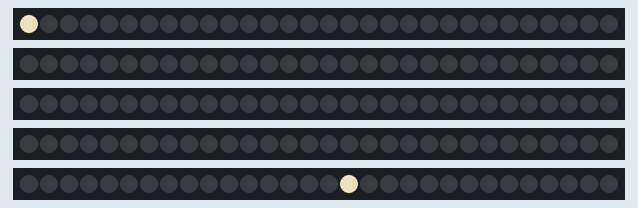
Recording of a sketch running on a simulated Arduino Nano, built with avr-gcc and run on an emulated ATmega328P. Parts: 5 × 30 RGB LEDs in strip order, left to right. Dim RGB values are drawn brighter than linear; what the sketch prints to the serial monitor is not drawn.

Above: at 0.04 s.
At 4.96 s:
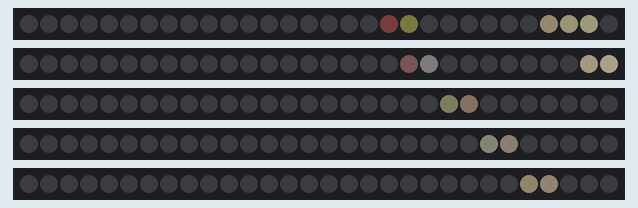
At 10.23 s:
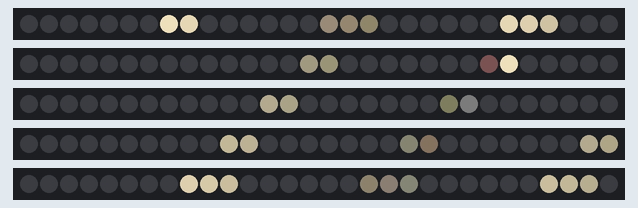
At 15.3 s:
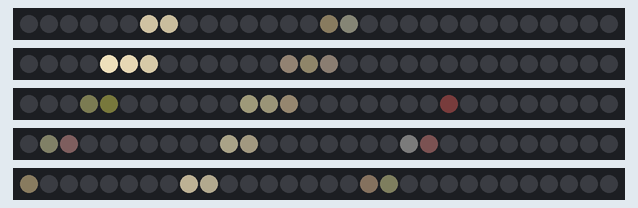
At 20.56 s:
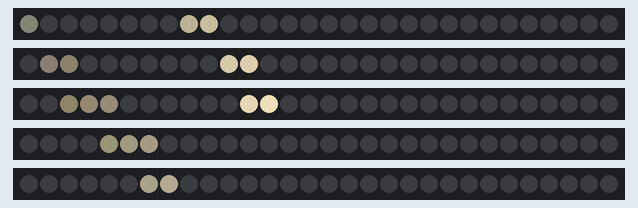
At 39.94 s:
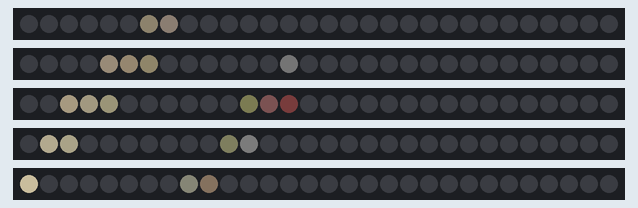

The sketch:

crawls.ino
```cpp
#include <Adafruit_NeoPixel.h>

// Define pins for each LED strip
#define STRIP1_PIN 6
#define STRIP2_PIN 7
#define STRIP3_PIN 8
#define STRIP4_PIN 9
#define STRIP5_PIN 10

// Define the number of NeoPixels per strip
#define NUM_PIXELS 30
#define NUM_STRIPS 5

// Create NeoPixel objects for each strip
Adafruit_NeoPixel strip1(NUM_PIXELS, STRIP1_PIN, NEO_GRB + NEO_KHZ800);
Adafruit_NeoPixel strip2(NUM_PIXELS, STRIP2_PIN, NEO_GRB + NEO_KHZ800);
Adafruit_NeoPixel strip3(NUM_PIXELS, STRIP3_PIN, NEO_GRB + NEO_KHZ800);
Adafruit_NeoPixel strip4(NUM_PIXELS, STRIP4_PIN, NEO_GRB + NEO_KHZ800);
Adafruit_NeoPixel strip5(NUM_PIXELS, STRIP5_PIN, NEO_GRB + NEO_KHZ800);

// Array of strip pointers for easier iteration
Adafruit_NeoPixel* strips[NUM_STRIPS] = {&strip1, &strip2, &strip3, &strip4, &strip5};

void setup() {
  Serial.begin(115200);
  Serial.println("5-Strip LED Animations");

  // Initialize all five strips
  for (int i = 0; i < NUM_STRIPS; i++) {
    strips[i]->begin();
    strips[i]->setBrightness(200);
    strips[i]->show();
  }
}

void loop() {
  // Switch between animations
  // Comment/uncomment to choose:

  // softWhiteCrawlAnimation(); delay(250);
  // helixAnimation(); delay(150);
  // sineWaveAnimation(); delay(200);
  // diagonalCrawlSimpleAnimation(); delay(50);
  diagonalCrawlAnimation(); delay(50);  // 5x slower for debugging
}

// ===== Animation Wrappers =====
// These wrappers document the parameters for each animation

void softWhiteCrawlAnimation() {
  float waveWidth = 4.0;  // How many LEDs the gradient spans
  softWhiteCrawl(waveWidth);
}

void helixAnimation() {
  float helixTurns = 0.5;  // Number of complete rotations over strip length
  float speed = 0.08;      // How fast it moves across strips per frame
  helix(helixTurns, speed);
}

void sineWaveAnimation() {
  float frequency = 2.0;    // How many complete waves fit in the strip length
  float trailLength = 10.0; // How many LEDs of fading trail
  float speed = 0.5;        // How fast the wave moves per frame
  sineWave(frequency, trailLength, speed);
}

void diagonalCrawlSimpleAnimation() {
  float trailLength = 8.0;  // How many LEDs of fading trail
  float pauseLength = 10.0; // Pause duration at edges (in position units)
  float speed = 0.5;        // How fast the pulse moves per frame
  bool wrapMode = false;    // true = wrap around, false = bounce back
  float frequency = 1.3;    // How many times it crosses all strips (1.0 = once)
  diagonalCrawlSimple(trailLength, pauseLength, speed, wrapMode, frequency);
}

void diagonalCrawlAnimation() {
  float trailLength = 8.0;  // How many LEDs of fading trail
  float pauseLength = 10.0; // Pause duration at edges (in phase units)
  float speed = 0.5;        // How fast the pulse moves per frame
  bool wrapMode = false;    // true = wrap around, false = bounce back
  float frequency = 3.3;    // How many times it crosses all strips (1.0 = once)
  diagonalCrawl(trailLength, pauseLength, speed, wrapMode, frequency);
}

// ===== Core Animation Functions =====


// Soft white crawl effect - a gentle wave of warm white light
// waveWidth: how many LEDs the gradient spans
void softWhiteCrawl(float waveWidth) {
  static int offset = 0;  // Track position of the wave

  // Soft warm white color (slightly yellowish for warmth)
  int warmWhiteR = 255;
  int warmWhiteG = 240;
  int warmWhiteB = 200;

  for(int i = 0; i < NUM_PIXELS; i++) {
    // Calculate distance from current LED to wave center (no wrapping)
    float distance = abs(i - offset);

    // Create soft gradient using cosine for smooth falloff
    float brightness = 0.0;
    if (distance <= waveWidth) {
      brightness = max(0.0, cos(distance / waveWidth * 3.14159 / 2));
    }

    // Apply brightness to warm white color
    int r = warmWhiteR * brightness;
    int g = warmWhiteG * brightness;
    int b = warmWhiteB * brightness;

    // Set same color on all strips (synchronized)
    for (int strip = 0; strip < NUM_STRIPS; strip++) {
      strips[strip]->setPixelColor(i, strips[strip]->Color(r, g, b));
    }
  }

  // Update all strips
  for (int strip = 0; strip < NUM_STRIPS; strip++) {
    strips[strip]->show();
  }

  // Move the wave forward
  offset++;

  // Check if wave has fully exited the strip (trailing edge cleared)
  if (offset > NUM_PIXELS + (int)waveWidth) {
    offset = -(int)waveWidth;  // Reset to start just before the strip
  }
}

// Helix effect - soft white
// helixTurns: number of complete rotations over strip length
// speed: how fast it moves across strips per frame
void helix(float helixTurns, float speed) {
  static float stripOffset = 0.0;  // Horizontal position (travels across strips)

  // Clear all strips
  for (int strip = 0; strip < NUM_STRIPS; strip++) {
    strips[strip]->clear();
  }

  // Helix parameters
  float waveWidth = 1.5;   // Width of the glowing section (in strips)

  // Soft warm white color (same as crawl)
  int warmWhiteR = 255;
  int warmWhiteG = 240;
  int warmWhiteB = 200;

  // Draw helix - for each LED height, calculate which strip(s) should be lit
  for (int i = 0; i < NUM_PIXELS; i++) {
    // Calculate which strip should be lit at this height
    // The spiral rotates as you go up the LEDs
    float angle = (i * helixTurns * 2.0 * PI / NUM_PIXELS);

    // Convert angle to strip index (0-4.99...)
    float baseStrip = (sin(angle) + 1.0) / 2.0 * (NUM_STRIPS - 0.01);

    // Add the offset to make it travel across strips
    float targetStrip = baseStrip + stripOffset;

    // Wrap the strip index
    while (targetStrip >= NUM_STRIPS) targetStrip -= NUM_STRIPS;
    while (targetStrip < 0) targetStrip += NUM_STRIPS;

    // Light up the primary strip and blend to adjacent strips
    for (int strip = 0; strip < NUM_STRIPS; strip++) {
      // Calculate distance from this strip to the target strip (with wrapping)
      float distance = strip - targetStrip;
      if (distance > NUM_STRIPS / 2.0) distance -= NUM_STRIPS;
      if (distance < -NUM_STRIPS / 2.0) distance += NUM_STRIPS;
      distance = abs(distance);

      // Calculate brightness based on distance
      float brightness = 0.0;
      if (distance <= waveWidth) {
        brightness = (cos(distance / waveWidth * PI) + 1.0) / 2.0;
      }

      if (brightness > 0.05) {
        // Apply brightness to warm white color
        int r = warmWhiteR * brightness;
        int g = warmWhiteG * brightness;
        int b = warmWhiteB * brightness;

        strips[strip]->setPixelColor(i, strips[strip]->Color(r, g, b));
      }
    }
  }

  // Show all strips
  for (int strip = 0; strip < NUM_STRIPS; strip++) {
    strips[strip]->show();
  }

  // Move helix across strips
  stripOffset += speed;

  // Wrap strip offset
  if (stripOffset >= NUM_STRIPS) {
    stripOffset -= NUM_STRIPS;
  }
}

// Sine wave - travels across strips with fading trail
// frequency: how many complete waves fit in the strip length
// trailLength: how many LEDs of fading trail
// speed: how fast the wave moves per frame
void sineWave(float frequency, float trailLength, float speed) {
  static float phase = 0.0;  // Wave position/phase

  // Clear all strips
  for (int strip = 0; strip < NUM_STRIPS; strip++) {
    strips[strip]->clear();
  }

  // Soft warm white color
  int warmWhiteR = 255;
  int warmWhiteG = 240;
  int warmWhiteB = 200;

  // Draw sine wave
  for (int i = 0; i < NUM_PIXELS; i++) {
    // Calculate distance from the lead (current position)
    // Only draw LEDs that are behind or at the lead
    float distanceFromLead = phase - i;

    // Only draw if within trail length (fading behind the lead)
    if (distanceFromLead >= 0 && distanceFromLead <= trailLength) {
      // Calculate brightness - fades as we get further from lead
      float brightness = 1.0 - (distanceFromLead / trailLength);
      brightness = max(0.0, brightness);

      // Calculate sine wave value at this position
      float angle = (i + phase) * frequency * 2.0 * PI / NUM_PIXELS;
      float sineValue = sin(angle);

      // Map sine value (-1 to 1) to strip index (0 to 4)
      float stripFloat = (sineValue + 1.0) / 2.0 * (NUM_STRIPS - 0.01);
      int primaryStrip = (int)stripFloat;
      int secondaryStrip = (primaryStrip + 1) % NUM_STRIPS;
      float blend = stripFloat - primaryStrip;

      // Apply brightness to warm white
      int r = warmWhiteR * brightness;
      int g = warmWhiteG * brightness;
      int b = warmWhiteB * brightness;

      // Set color on primary strip
      if (primaryStrip >= 0 && primaryStrip < NUM_STRIPS) {
        strips[primaryStrip]->setPixelColor(i, strips[primaryStrip]->Color(r, g, b));
      }

      // Blend to secondary strip for smooth transitions
      if (blend > 0.1 && secondaryStrip < NUM_STRIPS) {
        int r2 = warmWhiteR * brightness * blend;
        int g2 = warmWhiteG * brightness * blend;
        int b2 = warmWhiteB * brightness * blend;
        strips[secondaryStrip]->setPixelColor(i, strips[secondaryStrip]->Color(r2, g2, b2));
      }
    }
  }

  // Show all strips
  for (int strip = 0; strip < NUM_STRIPS; strip++) {
    strips[strip]->show();
  }

  // Move wave forward
  phase += speed;

  // Wrap phase
  if (phase >= NUM_PIXELS) {
    phase -= NUM_PIXELS;
  }
}

// Diagonal crawl (simple single-pulse) - linear diagonal line traveling across strips with fading trail
// Uses history-based decay: only the leader LED is set to full brightness, everything else decays over time
// trailLength: how many LEDs of fading trail
// pauseLength: pause duration at edges (in position units)
// speed: how fast the pulse moves per frame
// wrapMode: true = wrap around, false = bounce back
// frequency: how many times the pattern crosses all strips over the LED length (1.0 = once)
void diagonalCrawlSimple(float trailLength, float pauseLength, float speed, bool wrapMode, float frequency) {
  static float leaderPosition = 0.0;  // Current position of the leader LED
  static int direction = 1;  // 1 = forward, -1 = backward (for bounce mode)
  static float ledValues[NUM_STRIPS][NUM_PIXELS] = {0};  // Store brightness for each LED

  // Decay all LEDs based on trail length
  float decayFactor = 1.0 - (1.0 / trailLength);
  for (int strip = 0; strip < NUM_STRIPS; strip++) {
    for (int pixel = 0; pixel < NUM_PIXELS; pixel++) {
      ledValues[strip][pixel] *= decayFactor;
      if (ledValues[strip][pixel] < 0.01) {
        ledValues[strip][pixel] = 0.0;  // Cut off very dim values
      }
    }
  }

  // Calculate which pixel and strip(s) the leader is on
  int leaderPixel = (int)leaderPosition;
  if (leaderPixel >= 0 && leaderPixel < NUM_PIXELS) {
    // Calculate which strip this position maps to
    float stripFloat;
    if (wrapMode || direction == 1) {
      stripFloat = fmod(leaderPosition * NUM_STRIPS * frequency / (float)NUM_PIXELS, NUM_STRIPS);
    } else {
      float temp = fmod(leaderPosition * NUM_STRIPS * frequency / (float)NUM_PIXELS, NUM_STRIPS);
      stripFloat = fmod(NUM_STRIPS - 1 - temp + NUM_STRIPS, NUM_STRIPS);
    }

    int primaryStrip = (int)stripFloat;
    int nextStrip = (primaryStrip + 1) % NUM_STRIPS;
    float blend = stripFloat - primaryStrip;

    // Set leader LED to maximum brightness on only the leading strip
    // When blend < 0.5, we're closer to primary strip (it leads)
    // When blend >= 0.5, we're closer to next strip (it leads)
    if (blend < 0.5) {
      if (primaryStrip >= 0 && primaryStrip < NUM_STRIPS) {
        ledValues[primaryStrip][leaderPixel] = 1.0;
      }
    } else {
      if (nextStrip < NUM_STRIPS) {
        ledValues[nextStrip][leaderPixel] = 1.0;
      }
    }
  }

  // Render all LEDs from stored values
  int warmWhiteR = 255;
  int warmWhiteG = 240;
  int warmWhiteB = 200;

  for (int strip = 0; strip < NUM_STRIPS; strip++) {
    for (int pixel = 0; pixel < NUM_PIXELS; pixel++) {
      float brightness = ledValues[strip][pixel];
      int r = warmWhiteR * brightness;
      int g = warmWhiteG * brightness;
      int b = warmWhiteB * brightness;
      strips[strip]->setPixelColor(pixel, strips[strip]->Color(r, g, b));
    }
    strips[strip]->show();
  }

  // Move leader forward or backward
  leaderPosition += speed * direction;

  // Wrap or bounce based on mode (with pause at edges)
  if (wrapMode) {
    // Wrap mode - continuous loop with pause
    if (leaderPosition >= NUM_PIXELS + pauseLength) {
      leaderPosition = -pauseLength;
    }
    if (leaderPosition < -pauseLength) {
      leaderPosition = NUM_PIXELS + pauseLength - speed;
    }
  } else {
    // Bounce mode - reverse direction at ends with pause
    if (leaderPosition >= NUM_PIXELS + pauseLength) {
      leaderPosition = NUM_PIXELS + pauseLength - speed;
      direction = -1;
    }
    if (leaderPosition < -pauseLength) {
      leaderPosition = -pauseLength + speed;
      direction = 1;
    }
  }
}

// Diagonal crawl (multi-pulse) - linear diagonal line traveling across strips with fading trail
// Uses history-based decay: only leader LEDs are set to full brightness, everything else decays over time
// trailLength: how many LEDs of fading trail
// pauseLength: pause duration at edges (in position units)
// speed: how fast the pulse moves per frame
// wrapMode: true = wrap around, false = bounce back
// frequency: how many times the pattern crosses all strips over the LED length (1.0 = once)
void diagonalCrawl(float trailLength, float pauseLength, float speed, bool wrapMode, float frequency) {
  #define NUM_PULSES 3

  // Multiple pulses - synchronized direction to avoid intersections
  static float leaderPositions[NUM_PULSES] = {0.0, 16.67, 33.33};  // Evenly spaced
  static int direction = 1;  // Single direction for all pulses (synchronized)
  static float ledValues[NUM_STRIPS][NUM_PIXELS] = {0};  // Store brightness for each LED

  // Decay all LEDs based on trail length
  float decayFactor = 1.0 - (1.0 / trailLength);
  for (int strip = 0; strip < NUM_STRIPS; strip++) {
    for (int pixel = 0; pixel < NUM_PIXELS; pixel++) {
      ledValues[strip][pixel] *= decayFactor;
      if (ledValues[strip][pixel] < 0.01) {
        ledValues[strip][pixel] = 0.0;  // Cut off very dim values
      }
    }
  }

  // Set each pulse leader to maximum brightness
  for (int p = 0; p < NUM_PULSES; p++) {
    int leaderPixel = (int)leaderPositions[p];
    if (leaderPixel >= 0 && leaderPixel < NUM_PIXELS) {
      // Calculate which strip this position maps to
      float stripFloat;
      if (wrapMode || direction == 1) {
        stripFloat = fmod(leaderPositions[p] * NUM_STRIPS * frequency / (float)NUM_PIXELS, NUM_STRIPS);
      } else {
        float temp = fmod(leaderPositions[p] * NUM_STRIPS * frequency / (float)NUM_PIXELS, NUM_STRIPS);
        stripFloat = fmod(NUM_STRIPS - 1 - temp + NUM_STRIPS, NUM_STRIPS);
      }

      int primaryStrip = (int)stripFloat;
      int nextStrip = (primaryStrip + 1) % NUM_STRIPS;
      float blend = stripFloat - primaryStrip;

      // Set leader LED to maximum brightness on only the leading strip
      // When blend < 0.5, we're closer to primary strip (it leads)
      // When blend >= 0.5, we're closer to next strip (it leads)
      if (blend < 0.5) {
        if (primaryStrip >= 0 && primaryStrip < NUM_STRIPS) {
          ledValues[primaryStrip][leaderPixel] = max(ledValues[primaryStrip][leaderPixel], 1.0f);
        }
      } else {
        if (nextStrip < NUM_STRIPS) {
          ledValues[nextStrip][leaderPixel] = max(ledValues[nextStrip][leaderPixel], 1.0f);
        }
      }
    }
  }

  // Render all LEDs from stored values
  int warmWhiteR = 255;
  int warmWhiteG = 240;
  int warmWhiteB = 200;

  for (int strip = 0; strip < NUM_STRIPS; strip++) {
    for (int pixel = 0; pixel < NUM_PIXELS; pixel++) {
      float brightness = ledValues[strip][pixel];
      int r = warmWhiteR * brightness;
      int g = warmWhiteG * brightness;
      int b = warmWhiteB * brightness;
      strips[strip]->setPixelColor(pixel, strips[strip]->Color(r, g, b));
    }
    strips[strip]->show();
  }

  // Move all pulses forward or backward (synchronized)
  for (int p = 0; p < NUM_PULSES; p++) {
    leaderPositions[p] += speed * direction;
  }

  // Check if all pulses have passed the boundary (synchronized direction change)
  if (wrapMode) {
    // Wrap mode - wrap all pulses when they pass boundaries
    for (int p = 0; p < NUM_PULSES; p++) {
      if (leaderPositions[p] >= NUM_PIXELS + pauseLength) {
        leaderPositions[p] -= (NUM_PIXELS + 2 * pauseLength);
      }
      if (leaderPositions[p] < -pauseLength) {
        leaderPositions[p] += (NUM_PIXELS + 2 * pauseLength);
      }
    }
  } else {
    // Bounce mode - reverse all pulses together when the trailing one finishes its pause
    // Find the trailing pulse (the one furthest behind)
    float trailingPosition = leaderPositions[0];
    for (int p = 1; p < NUM_PULSES; p++) {
      if (direction == 1) {
        // Going forward: trailing is the smallest (furthest behind)
        trailingPosition = min(trailingPosition, leaderPositions[p]);
      } else {
        // Going backward: trailing is the largest (furthest behind)
        trailingPosition = max(trailingPosition, leaderPositions[p]);
      }
    }

    // Reverse when the trailing pulse completes its pause off-screen
    if (direction == 1 && trailingPosition >= NUM_PIXELS + pauseLength) {
      direction = -1;
    } else if (direction == -1 && trailingPosition <= -pauseLength) {
      direction = 1;
    }
  }
}
```
